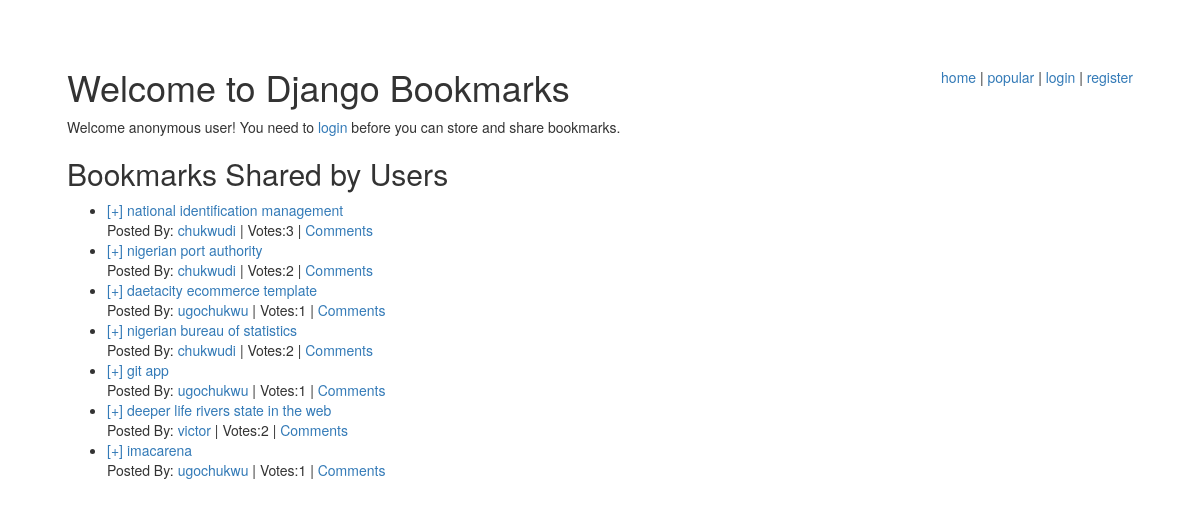
The page / on the database its author committed.
### bookmarks/models.py (models this page shows, shortened)
class SharedBookmark(models.Model):
    bookmark = models.ForeignKey(Bookmark, unique=True)
    date = models.DateTimeField(auto_now_add=True)
    votes = models.IntegerField(default=1)
    users_voted = models.ManyToManyField(User)

class Bookmark(models.Model):
    title = models.CharField(max_length=200)
    user = models.ForeignKey(User)
    link = models.ForeignKey(Link)

### bookmarks/views.py (the view)
def main_page(request):
    shared_bookmarks = SharedBookmark.objects.order_by(    '-date'  )[:10]
    variables = RequestContext(request, {
        'shared_bookmarks': shared_bookmarks
    })
    return render_to_response('bookmarks/main_page.html', variables)

### bookmarks/templates/bookmarks/main_page.html (shortened to what this page needs)
{% extends "bookmarks/base.html" %}
{% block head %}Welcome to Django Bookmarks{% endblock %}
{% block content %}
{% if user.is_authenticated %}
<p>Welcome {{ user.username }}!        Here you can store and share bookmarks!</p>
{% else %}
<p>Welcome anonymous user!      You need to <a href="bookmarks/login/">login</a>      before you can store and share bookmarks.</p>
{% endif %}
<h2>Bookmarks Shared by Users</h2>  {% include 'bookmarks/shared_bookmark_list.html' %}
{% endblock %}

### bookmarks/templates/bookmarks/shared_bookmark_list.html
{% if shared_bookmarks %}
<ul class="bookmarks">
    {% for shared_bookmark in shared_bookmarks %}
    <li>
         <a href="/bookmarks/vote/?id={{ shared_bookmark.id }}" class="vote">[+]</a>
        <a href="{{ shared_bookmark.bookmark.link.url }}" class="title">{{ shared_bookmark.bookmark.title|escape }}</a>
     <br />
        Posted By:
        <a href="/bookmarks/user/{{ shared_bookmark.bookmark.user.username }}/" class="username"> {{ shared_bookmark.bookmark.user.username }}</a> |
        <span class="vote-count">Votes:{{ shared_bookmark.votes }} |  <a href="/bookmarks/bookmark/{{ shared_bookmark.id}}/">Comments</a> </span>
    </li>
    {% endfor %}
</ul>
{% else %}
<p>No bookmarks found.</p>
{% endif %}

### bookmarks/static/bookmarks/css/style.css (style rules this page uses)
body { margin:67px; }

### rows shown on the page
SharedBookmark: bookmark "national identification management", bookmark.user.username "chukwudi", votes "3"
SharedBookmark: bookmark "nigerian port authority", bookmark.user.username "chukwudi", votes "2"
SharedBookmark: bookmark "daetacity ecommerce template", bookmark.user.username "ugochukwu", votes "1"
SharedBookmark: bookmark "nigerian bureau of statistics", bookmark.user.username "chukwudi", votes "2"
SharedBookmark: bookmark "git app", bookmark.user.username "ugochukwu", votes "1"
SharedBookmark: bookmark "deeper life rivers state in the web", bookmark.user.username "victor", votes "2"
SharedBookmark: bookmark "imacarena", bookmark.user.username "ugochukwu", votes "1"
